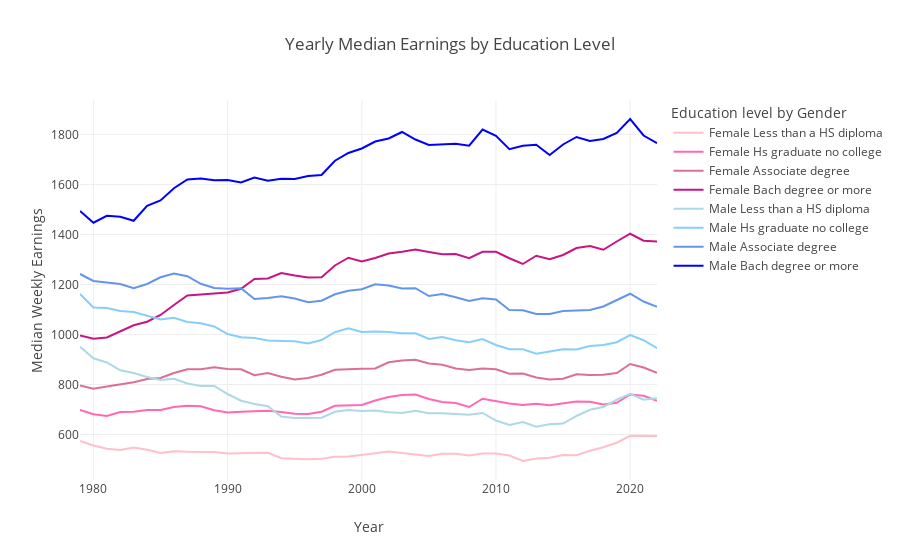

Source (notebook cell):
### Code cell
df_melted = df.melt(id_vars="Year", var_name="Education level by Gender", value_name="Median Earns")

color_map = {
    'Female Less than a HS diploma': '#FFC0CB',
    'Male Less than a HS diploma': '#ADD8E6',
    'Female Hs graduate no college': '#FF69B4',
    'Male Hs graduate no college': '#87CEFA',
    'Female Associate degree': '#DB7093',
    'Male Associate degree': '#6495ED',
    'Female Bach degree or more': '#C71585',
    'Male Bach degree or more': '#0000FF'
}

colors = df_melted['Education level by Gender'].map(color_map)

fig3 = px.line(df_melted, x='Year', y='Median Earns', color='Education level by Gender',
              color_discrete_map=color_map,  
              title='Yearly Median Earnings by Education Level')
fig3.update_xaxes(title_text='Year')
fig3.update_yaxes(title_text='Median Weekly Earnings')

### Figure 1 — Plotly figure (JSON) as saved in the notebook; plotly's stock layout.template omitted (floating-point values rounded to 4 significant figures)
{"data": [{"hovertemplate": "Education level by Gender=Female Less than a HS diploma<br>Year=%{x}<br>Median Earns=%{y}<extra></extra>", "legendgroup": "Female Less than a HS diploma", "line": {"color": "#FFC0CB", "dash": "solid"}, "marker": {"symbol": "circle"}, "mode": "lines", "name": "Female Less than a HS diploma", "orientation": "v", "showlegend": true, "type": "scatter", "x": [1979, 1980, 1981, 1982, 1983, 1984, 1985, 1986, 1987, 1988, 1989, 1990, 1991, 1992, 1993, 1994, 1995, 1996, 1997, 1998, 1999, 2000, 2001, 2002, 2003, 2004, 2005, 2006, 2007, 2008, 2009, 2010, 2011, 2012, 2013, 2014, 2015, 2016, 2017, 2018, 2019, 2020, 2021, 2022], "xaxis": "x", "y": [574, 556, 543, 538, 548, 539, 526, 533, 531, 529, 530, 524, 526, 527, 527, 505, 503, 501, 503, 511, 512, 520, 525, 532, 526, 520, 514, 523, 523, 516, 524, 524, 516, 494, 504, 507, 518, 517, 535, 549, 567, 595, 595, 594], "yaxis": "y"}, {"hovertemplate": "Education level by Gender=Female Hs graduate no college<br>Year=%{x}<br>Median Earns=%{y}<extra></extra>", "legendgroup": "Female Hs graduate no college", "line": {"color": "#FF69B4", "dash": "solid"}, "marker": {"symbol": "circle"}, "mode": "lines", "name": "Female Hs graduate no college", "orientation": "v", "showlegend": true, "type": "scatter", "x": [1979, 1980, 1981, 1982, 1983, 1984, 1985, 1986, 1987, 1988, 1989, 1990, 1991, 1992, 1993, 1994, 1995, 1996, 1997, 1998, 1999, 2000, 2001, 2002, 2003, 2004, 2005, 2006, 2007, 2008, 2009, 2010, 2011, 2012, 2013, 2014, 2015, 2016, 2017, 2018, 2019, 2020, 2021, 2022], "xaxis": "x", "y": [698, 681, 674, 690, 691, 698, 698, 710, 715, 713, 697, 688, 691, 693, 695, 690, 683, 682, 691, 715, 716, 718, 736, 750, 758, 760, 742, 730, 726, 710, 743, 733, 724, 718, 723, 717, 726, 732, 731, 720, 727, 760, 755, 735], "yaxis": "y"}, {"hovertemplate": "Education level by Gender=Female Associate degree<br>Year=%{x}<br>Median Earns=%{y}<extra></extra>", "legendgroup": "Female Associate degree", "line": {"color": "#DB7093", "dash": "solid"}, "marker": {"symbol": "circle"}, "mode": "lines", "name": "Female Associate degree", "orientation": "v", "showlegend": true, "type": "scatter", "x": [1979, 1980, 1981, 1982, 1983, 1984, 1985, 1986, 1987, 1988, 1989, 1990, 1991, 1992, 1993, 1994, 1995, 1996, 1997, 1998, 1999, 2000, 2001, 2002, 2003, 2004, 2005, 2006, 2007, 2008, 2009, 2010, 2011, 2012, 2013, 2014, 2015, 2016, 2017, 2018, 2019, 2020, 2021, 2022], "xaxis": "x", "y": [796, 783, 792, 801, 809, 822, 826, 846, 861, 861, 869, 862, 861, 837, 846, 831, 820, 826, 839, 859, 862, 863, 864, 889, 896, 899, 884, 879, 864, 858, 864, 861, 843, 844, 828, 820, 823, 841, 838, 839, 846, 882, 868, 847], "yaxis": "y"}, {"hovertemplate": "Education level by Gender=Female Bach degree or more<br>Year=%{x}<br>Median Earns=%{y}<extra></extra>", "legendgroup": "Female Bach degree or more", "line": {"color": "#C71585", "dash": "solid"}, "marker": {"symbol": "circle"}, "mode": "lines", "name": "Female Bach degree or more", "orientation": "v", "showlegend": true, "type": "scatter", "x": [1979, 1980, 1981, 1982, 1983, 1984, 1985, 1986, 1987, 1988, 1989, 1990, 1991, 1992, 1993, 1994, 1995, 1996, 1997, 1998, 1999, 2000, 2001, 2002, 2003, 2004, 2005, 2006, 2007, 2008, 2009, 2010, 2011, 2012, 2013, 2014, 2015, 2016, 2017, 2018, 2019, 2020, 2021, 2022], "xaxis": "x", "y": [996, 983, 988, 1012, 1037, 1051, 1078, 1118, 1156, 1160, 1163, 1168, 1183, 1222, 1224, 1246, 1236, 1228, 1229, 1276, 1307, 1292, 1306, 1324, 1331, 1340, 1330, 1321, 1322, 1305, 1331, 1331, 1305, 1282, 1315, 1301, 1318, 1346, 1354, 1339, 1372, 1403, 1375, 1372], "yaxis": "y"}, {"hovertemplate": "Education level by Gender=Male Less than a HS diploma<br>Year=%{x}<br>Median Earns=%{y}<extra></extra>", "legendgroup": "Male Less than a HS diploma", "line": {"color": "#ADD8E6", "dash": "solid"}, "marker": {"symbol": "circle"}, "mode": "lines", "name": "Male Less than a HS diploma", "orientation": "v", "showlegend": true, "type": "scatter", "x": [1979, 1980, 1981, 1982, 1983, 1984, 1985, 1986, 1987, 1988, 1989, 1990, 1991, 1992, 1993, 1994, 1995, 1996, 1997, 1998, 1999, 2000, 2001, 2002, 2003, 2004, 2005, 2006, 2007, 2008, 2009, 2010, 2011, 2012, 2013, 2014, 2015, 2016, 2017, 2018, 2019, 2020, 2021, 2022], "xaxis": "x", "y": [951, 905, 888, 857, 846, 830, 818, 823, 804, 794, 794, 762, 735, 722, 713, 672, 666, 667, 667, 691, 698, 694, 696, 689, 686, 695, 685, 685, 682, 679, 686, 656, 638, 650, 631, 641, 644, 674, 699, 710, 739, 763, 739, 745], "yaxis": "y"}, {"hovertemplate": "Education level by Gender=Male Hs graduate no college<br>Year=%{x}<br>Median Earns=%{y}<extra></extra>", "legendgroup": "Male Hs graduate no college", "line": {"color": "#87CEFA", "dash": "solid"}, "marker": {"symbol": "circle"}, "mode": "lines", "name": "Male Hs graduate no college", "orientation": "v", "showlegend": true, "type": "scatter", "x": [1979, 1980, 1981, 1982, 1983, 1984, 1985, 1986, 1987, 1988, 1989, 1990, 1991, 1992, 1993, 1994, 1995, 1996, 1997, 1998, 1999, 2000, 2001, 2002, 2003, 2004, 2005, 2006, 2007, 2008, 2009, 2010, 2011, 2012, 2013, 2014, 2015, 2016, 2017, 2018, 2019, 2020, 2021, 2022], "xaxis": "x", "y": [1162, 1108, 1106, 1094, 1090, 1075, 1060, 1067, 1050, 1045, 1032, 1002, 989, 986, 976, 974, 973, 964, 978, 1009, 1025, 1010, 1012, 1010, 1005, 1005, 982, 990, 977, 969, 982, 958, 941, 941, 923, 932, 941, 940, 954, 958, 969, 998, 977, 945], "yaxis": "y"}, {"hovertemplate": "Education level by Gender=Male Associate degree<br>Year=%{x}<br>Median Earns=%{y}<extra></extra>", "legendgroup": "Male Associate degree", "line": {"color": "#6495ED", "dash": "solid"}, "marker": {"symbol": "circle"}, "mode": "lines", "name": "Male Associate degree", "orientation": "v", "showlegend": true, "type": "scatter", "x": [1979, 1980, 1981, 1982, 1983, 1984, 1985, 1986, 1987, 1988, 1989, 1990, 1991, 1992, 1993, 1994, 1995, 1996, 1997, 1998, 1999, 2000, 2001, 2002, 2003, 2004, 2005, 2006, 2007, 2008, 2009, 2010, 2011, 2012, 2013, 2014, 2015, 2016, 2017, 2018, 2019, 2020, 2021, 2022], "xaxis": "x", "y": [1242, 1214, 1208, 1202, 1185, 1202, 1229, 1244, 1233, 1203, 1186, 1183, 1185, 1142, 1146, 1153, 1144, 1129, 1135, 1161, 1175, 1181, 1201, 1196, 1184, 1185, 1154, 1162, 1149, 1134, 1145, 1140, 1098, 1097, 1082, 1082, 1094, 1095, 1098, 1112, 1138, 1163, 1132, 1111], "yaxis": "y"}, {"hovertemplate": "Education level by Gender=Male Bach degree or more<br>Year=%{x}<br>Median Earns=%{y}<extra></extra>", "legendgroup": "Male Bach degree or more", "line": {"color": "#0000FF", "dash": "solid"}, "marker": {"symbol": "circle"}, "mode": "lines", "name": "Male Bach degree or more", "orientation": "v", "showlegend": true, "type": "scatter", "x": [1979, 1980, 1981, 1982, 1983, 1984, 1985, 1986, 1987, 1988, 1989, 1990, 1991, 1992, 1993, 1994, 1995, 1996, 1997, 1998, 1999, 2000, 2001, 2002, 2003, 2004, 2005, 2006, 2007, 2008, 2009, 2010, 2011, 2012, 2013, 2014, 2015, 2016, 2017, 2018, 2019, 2020, 2021, 2022], "xaxis": "x", "y": [1494, 1447, 1475, 1471, 1455, 1515, 1536, 1585, 1620, 1624, 1617, 1618, 1608, 1628, 1615, 1623, 1622, 1634, 1638, 1695, 1726, 1744, 1772, 1784, 1810, 1780, 1758, 1759, 1763, 1755, 1820, 1795, 1741, 1755, 1759, 1718, 1760, 1790, 1774, 1782, 1806, 1862, 1796, 1765], "yaxis": "y"}], "layout": {"autosize": true, "legend": {"title": {"text": "Education level by Gender"}, "tracegroupgap": 0}, "title": {"text": "Yearly Median Earnings by Education Level"}, "xaxis": {"anchor": "y", "autorange": true, "domain": [0, 1], "range": [1979, 2022], "title": {"text": "Year"}, "type": "linear"}, "yaxis": {"anchor": "x", "autorange": true, "domain": [0, 1], "range": [418, 1938], "title": {"text": "Median Weekly Earnings"}, "type": "linear"}}}
